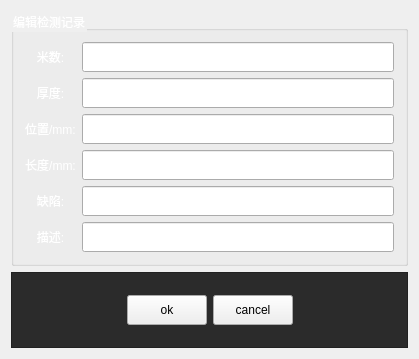
<?xml version="1.0" encoding="UTF-8"?>
<ui version="4.0">
 <class>addTestReord</class>
 <widget class="QWidget" name="addTestReord">
  <property name="geometry">
   <rect>
    <x>0</x>
    <y>0</y>
    <width>419</width>
    <height>359</height>
   </rect>
  </property>
  <property name="windowTitle">
   <string>addTestReord</string>
  </property>
  <layout class="QGridLayout" name="gridLayout_3">
   <item row="0" column="0">
    <layout class="QVBoxLayout" name="verticalLayout_2">
     <item>
      <widget class="QGroupBox" name="groupBox">
       <property name="styleSheet">
        <string notr="true">color: rgb(255, 255, 255);</string>
       </property>
       <property name="title">
        <string>编辑检测记录</string>
       </property>
       <layout class="QVBoxLayout" name="verticalLayout">
        <item>
         <layout class="QGridLayout" name="gridLayout_2">
          <item row="0" column="0">
           <widget class="QLabel" name="label">
            <property name="text">
             <string>米数:</string>
            </property>
            <property name="alignment">
             <set>Qt::AlignCenter</set>
            </property>
           </widget>
          </item>
          <item row="0" column="1">
           <widget class="QLineEdit" name="lineEdit_meters">
            <property name="minimumSize">
             <size>
              <width>0</width>
              <height>30</height>
             </size>
            </property>
            <property name="styleSheet">
             <string notr="true">color: rgb(0, 0, 0);</string>
            </property>
           </widget>
          </item>
          <item row="1" column="0">
           <widget class="QLabel" name="label_2">
            <property name="text">
             <string>厚度:</string>
            </property>
            <property name="alignment">
             <set>Qt::AlignCenter</set>
            </property>
           </widget>
          </item>
          <item row="1" column="1">
           <widget class="QLineEdit" name="lineEdit_houdu">
            <property name="minimumSize">
             <size>
              <width>0</width>
              <height>30</height>
             </size>
            </property>
            <property name="styleSheet">
             <string notr="true">color: rgb(0, 0, 0);</string>
            </property>
           </widget>
          </item>
          <item row="2" column="0">
           <widget class="QLabel" name="label_3">
            <property name="text">
             <string>位置/mm:</string>
            </property>
           </widget>
          </item>
          <item row="2" column="1">
           <widget class="QLineEdit" name="lineEdit_weizhi">
            <property name="minimumSize">
             <size>
              <width>0</width>
              <height>30</height>
             </size>
            </property>
            <property name="styleSheet">
             <string notr="true">color: rgb(0, 0, 0);</string>
            </property>
           </widget>
          </item>
          <item row="3" column="0">
           <widget class="QLabel" name="label_4">
            <property name="text">
             <string>长度/mm:</string>
            </property>
            <property name="alignment">
             <set>Qt::AlignCenter</set>
            </property>
           </widget>
          </item>
          <item row="3" column="1">
           <widget class="QLineEdit" name="lineEdit_length">
            <property name="minimumSize">
             <size>
              <width>0</width>
              <height>30</height>
             </size>
            </property>
            <property name="styleSheet">
             <string notr="true">color: rgb(0, 0, 0);</string>
            </property>
           </widget>
          </item>
          <item row="4" column="0">
           <widget class="QLabel" name="label_5">
            <property name="text">
             <string>缺陷:</string>
            </property>
            <property name="alignment">
             <set>Qt::AlignCenter</set>
            </property>
           </widget>
          </item>
          <item row="4" column="1">
           <widget class="QLineEdit" name="lineEdit_quexian">
            <property name="minimumSize">
             <size>
              <width>0</width>
              <height>30</height>
             </size>
            </property>
            <property name="styleSheet">
             <string notr="true">color: rgb(0, 0, 0);</string>
            </property>
           </widget>
          </item>
          <item row="5" column="0">
           <widget class="QLabel" name="label_6">
            <property name="text">
             <string>描述:</string>
            </property>
            <property name="alignment">
             <set>Qt::AlignCenter</set>
            </property>
           </widget>
          </item>
          <item row="5" column="1">
           <widget class="QLineEdit" name="lineEdit_miaoshu">
            <property name="minimumSize">
             <size>
              <width>0</width>
              <height>30</height>
             </size>
            </property>
            <property name="styleSheet">
             <string notr="true">color: rgb(0, 0, 0);</string>
            </property>
           </widget>
          </item>
         </layout>
        </item>
       </layout>
      </widget>
     </item>
     <item>
      <widget class="QFrame" name="frame">
       <property name="maximumSize">
        <size>
         <width>16777215</width>
         <height>80</height>
        </size>
       </property>
       <property name="styleSheet">
        <string notr="true">QFrame#frame{
background-color: rgb(43, 43, 43);
}</string>
       </property>
       <property name="frameShape">
        <enum>QFrame::StyledPanel</enum>
       </property>
       <property name="frameShadow">
        <enum>QFrame::Raised</enum>
       </property>
       <layout class="QGridLayout" name="gridLayout">
        <item row="0" column="0">
         <layout class="QHBoxLayout" name="horizontalLayout">
          <item>
           <spacer name="horizontalSpacer">
            <property name="orientation">
             <enum>Qt::Horizontal</enum>
            </property>
            <property name="sizeHint" stdset="0">
             <size>
              <width>40</width>
              <height>20</height>
             </size>
            </property>
           </spacer>
          </item>
          <item>
           <widget class="QToolButton" name="toolButton_ok">
            <property name="minimumSize">
             <size>
              <width>80</width>
              <height>30</height>
             </size>
            </property>
            <property name="sizeIncrement">
             <size>
              <width>120</width>
              <height>30</height>
             </size>
            </property>
            <property name="text">
             <string>ok</string>
            </property>
           </widget>
          </item>
          <item>
           <widget class="QToolButton" name="toolButton_cancel">
            <property name="minimumSize">
             <size>
              <width>80</width>
              <height>30</height>
             </size>
            </property>
            <property name="text">
             <string>cancel</string>
            </property>
           </widget>
          </item>
          <item>
           <spacer name="horizontalSpacer_2">
            <property name="orientation">
             <enum>Qt::Horizontal</enum>
            </property>
            <property name="sizeHint" stdset="0">
             <size>
              <width>40</width>
              <height>20</height>
             </size>
            </property>
           </spacer>
          </item>
         </layout>
        </item>
       </layout>
      </widget>
     </item>
    </layout>
   </item>
  </layout>
 </widget>
 <layoutdefault spacing="6" margin="11"/>
 <resources/>
 <connections/>
</ui>
